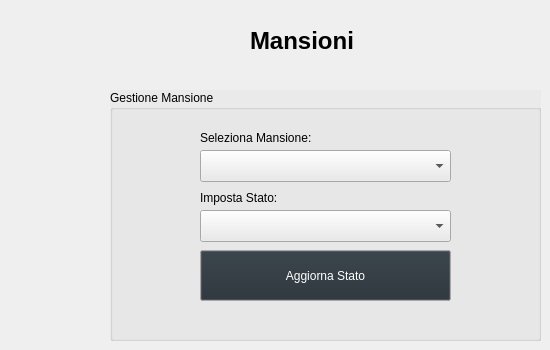
    <widget class="QWidget" name="mansioniPage">
     <widget class="QLabel" name="label_12">
      <property name="geometry">
       <rect>
        <x>250</x>
        <y>20</y>
        <width>111</width>
        <height>41</height>
       </rect>
      </property>
      <property name="palette">
       <palette>
        <active>
         <colorrole role="WindowText">
          <brush brushstyle="SolidPattern">
           <color alpha="255">
            <red>0</red>
            <green>0</green>
            <blue>0</blue>
           </color>
          </brush>
         </colorrole>
         <colorrole role="Text">
          <brush brushstyle="SolidPattern">
           <color alpha="255">
            <red>0</red>
            <green>0</green>
            <blue>0</blue>
           </color>
          </brush>
         </colorrole>
        </active>
        <inactive>
         <colorrole role="WindowText">
          <brush brushstyle="SolidPattern">
           <color alpha="255">
            <red>0</red>
            <green>0</green>
            <blue>0</blue>
           </color>
          </brush>
         </colorrole>
         <colorrole role="Text">
          <brush brushstyle="SolidPattern">
           <color alpha="255">
            <red>0</red>
            <green>0</green>
            <blue>0</blue>
           </color>
          </brush>
         </colorrole>
        </inactive>
        <disabled/>
       </palette>
      </property>
      <property name="font">
       <font>
        <family>Arial</family>
        <pointsize>18</pointsize>
        <bold>true</bold>
       </font>
      </property>
      <property name="text">
       <string>Mansioni</string>
      </property>
     </widget>
     <widget class="QGroupBox" name="grbMansioni">
      <property name="geometry">
       <rect>
        <x>110</x>
        <y>90</y>
        <width>431</width>
        <height>251</height>
       </rect>
      </property>
      <property name="palette">
       <palette>
        <active>
         <colorrole role="WindowText">
          <brush brushstyle="SolidPattern">
           <color alpha="255">
            <red>0</red>
            <green>0</green>
            <blue>0</blue>
           </color>
          </brush>
         </colorrole>
         <colorrole role="Button">
          <brush brushstyle="SolidPattern">
           <color alpha="255">
            <red>234</red>
            <green>234</green>
            <blue>234</blue>
           </color>
          </brush>
         </colorrole>
         <colorrole role="Light">
          <brush brushstyle="SolidPattern">
           <color alpha="255">
            <red>255</red>
            <green>255</green>
            <blue>255</blue>
           </color>
          </brush>
         </colorrole>
         <colorrole role="Midlight">
          <brush brushstyle="SolidPattern">
           <color alpha="255">
            <red>244</red>
            <green>244</green>
            <blue>244</blue>
           </color>
          </brush>
         </colorrole>
         <colorrole role="Dark">
          <brush brushstyle="SolidPattern">
           <color alpha="255">
            <red>117</red>
            <green>117</green>
            <blue>117</blue>
           </color>
          </brush>
         </colorrole>
         <colorrole role="Mid">
          <brush brushstyle="SolidPattern">
           <color alpha="255">
            <red>156</red>
            <green>156</green>
            <blue>156</blue>
           </color>
          </brush>
         </colorrole>
         <colorrole role="Text">
          <brush brushstyle="SolidPattern">
           <color alpha="255">
            <red>0</red>
            <green>0</green>
            <blue>0</blue>
           </color>
          </brush>
         </colorrole>
         <colorrole role="BrightText">
          <brush brushstyle="SolidPattern">
           <color alpha="255">
            <red>255</red>
            <green>255</green>
            <blue>255</blue>
           </color>
          </brush>
         </colorrole>
         <colorrole role="ButtonText">
          <brush brushstyle="SolidPattern">
           <color alpha="255">
            <red>0</red>
            <green>0</green>
            <blue>0</blue>
           </color>
          </brush>
         </colorrole>
         <colorrole role="Base">
          <brush brushstyle="SolidPattern">
           <color alpha="255">
            <red>255</red>
            <green>255</green>
            <blue>255</blue>
           </color>
          </brush>
         </colorrole>
         <colorrole role="Window">
          <brush brushstyle="SolidPattern">
           <color alpha="255">
            <red>234</red>
            <green>234</green>
            <blue>234</blue>
           </color>
          </brush>
         </colorrole>
         <colorrole role="Shadow">
          <brush brushstyle="SolidPattern">
           <color alpha="255">
            <red>0</red>
            <green>0</green>
            <blue>0</blue>
           </color>
          </brush>
         </colorrole>
         <colorrole role="AlternateBase">
          <brush brushstyle="SolidPattern">
           <color alpha="255">
            <red>244</red>
            <green>244</green>
            <blue>244</blue>
           </color>
          </brush>
         </colorrole>
         <colorrole role="ToolTipBase">
          <brush brushstyle="SolidPattern">
           <color alpha="255">
            <red>255</red>
            <green>255</green>
            <blue>220</blue>
           </color>
          </brush>
         </colorrole>
         <colorrole role="ToolTipText">
          <brush brushstyle="SolidPattern">
           <color alpha="255">
            <red>0</red>
            <green>0</green>
            <blue>0</blue>
           </color>
          </brush>
         </colorrole>
         <colorrole role="PlaceholderText">
          <brush brushstyle="SolidPattern">
           <color alpha="127">
            <red>0</red>
            <green>0</green>
            <blue>0</blue>
           </color>
          </brush>
         </colorrole>
         <colorrole role="Accent">
          <brush brushstyle="SolidPattern">
           <color alpha="255">
            <red>255</red>
            <green>255</green>
            <blue>255</blue>
           </color>
          </brush>
         </colorrole>
        </active>
        <inactive>
         <colorrole role="WindowText">
          <brush brushstyle="SolidPattern">
           <color alpha="255">
            <red>0</red>
            <green>0</green>
            <blue>0</blue>
           </color>
          </brush>
         </colorrole>
         <colorrole role="Button">
          <brush brushstyle="SolidPattern">
           <color alpha="255">
            <red>234</red>
            <green>234</green>
            <blue>234</blue>
           </color>
          </brush>
         </colorrole>
         <colorrole role="Light">
          <brush brushstyle="SolidPattern">
           <color alpha="255">
            <red>255</red>
            <green>255</green>
            <blue>255</blue>
           </color>
          </brush>
         </colorrole>
         <colorrole role="Midlight">
          <brush brushstyle="SolidPattern">
           <color alpha="255">
            <red>244</red>
            <green>244</green>
            <blue>244</blue>
           </color>
          </brush>
         </colorrole>
         <colorrole role="Dark">
          <brush brushstyle="SolidPattern">
           <color alpha="255">
            <red>117</red>
            <green>117</green>
            <blue>117</blue>
           </color>
          </brush>
         </colorrole>
         <colorrole role="Mid">
          <brush brushstyle="SolidPattern">
           <color alpha="255">
            <red>156</red>
            <green>156</green>
            <blue>156</blue>
           </color>
          </brush>
         </colorrole>
         <colorrole role="Text">
          <brush brushstyle="SolidPattern">
           <color alpha="255">
            <red>0</red>
            <green>0</green>
            <blue>0</blue>
           </color>
          </brush>
         </colorrole>
         <colorrole role="BrightText">
          <brush brushstyle="SolidPattern">
           <color alpha="255">
            <red>255</red>
            <green>255</green>
            <blue>255</blue>
           </color>
          </brush>
         </colorrole>
         <colorrole role="ButtonText">
          <brush brushstyle="SolidPattern">
           <color alpha="255">
            <red>0</red>
            <green>0</green>
            <blue>0</blue>
           </color>
          </brush>
         </colorrole>
         <colorrole role="Base">
          <brush brushstyle="SolidPattern">
           <color alpha="255">
            <red>255</red>
            <green>255</green>
            <blue>255</blue>
           </color>
          </brush>
         </colorrole>
         <colorrole role="Window">
          <brush brushstyle="SolidPattern">
           <color alpha="255">
            <red>234</red>
            <green>234</green>
            <blue>234</blue>
           </color>
          </brush>
         </colorrole>
         <colorrole role="Shadow">
          <brush brushstyle="SolidPattern">
           <color alpha="255">
            <red>0</red>
            <green>0</green>
            <blue>0</blue>
           </color>
          </brush>
         </colorrole>
         <colorrole role="AlternateBase">
          <brush brushstyle="SolidPattern">
           <color alpha="255">
            <red>244</red>
            <green>244</green>
            <blue>244</blue>
           </color>
          </brush>
         </colorrole>
         <colorrole role="ToolTipBase">
          <brush brushstyle="SolidPattern">
           <color alpha="255">
            <red>255</red>
            <green>255</green>
            <blue>220</blue>
           </color>
          </brush>
         </colorrole>
         <colorrole role="ToolTipText">
          <brush brushstyle="SolidPattern">
           <color alpha="255">
            <red>0</red>
            <green>0</green>
            <blue>0</blue>
           </color>
          </brush>
         </colorrole>
         <colorrole role="PlaceholderText">
          <brush brushstyle="SolidPattern">
           <color alpha="127">
            <red>0</red>
            <green>0</green>
            <blue>0</blue>
           </color>
          </brush>
         </colorrole>
         <colorrole role="Accent">
          <brush brushstyle="SolidPattern">
           <color alpha="255">
            <red>255</red>
            <green>255</green>
            <blue>255</blue>
           </color>
          </brush>
         </colorrole>
        </inactive>
        <disabled>
         <colorrole role="WindowText">
          <brush brushstyle="SolidPattern">
           <color alpha="255">
            <red>117</red>
            <green>117</green>
            <blue>117</blue>
           </color>
          </brush>
         </colorrole>
         <colorrole role="Button">
          <brush brushstyle="SolidPattern">
           <color alpha="255">
            <red>234</red>
            <green>234</green>
            <blue>234</blue>
           </color>
          </brush>
         </colorrole>
         <colorrole role="Light">
          <brush brushstyle="SolidPattern">
           <color alpha="255">
            <red>255</red>
            <green>255</green>
            <blue>255</blue>
           </color>
          </brush>
         </colorrole>
         <colorrole role="Midlight">
          <brush brushstyle="SolidPattern">
           <color alpha="255">
            <red>244</red>
            <green>244</green>
            <blue>244</blue>
           </color>
          </brush>
         </colorrole>
         <colorrole role="Dark">
          <brush brushstyle="SolidPattern">
           <color alpha="255">
            <red>117</red>
            <green>117</green>
            <blue>117</blue>
           </color>
          </brush>
         </colorrole>
         <colorrole role="Mid">
          <brush brushstyle="SolidPattern">
           <color alpha="255">
            <red>156</red>
            <green>156</green>
            <blue>156</blue>
           </color>
          </brush>
         </colorrole>
         <colorrole role="Text">
          <brush brushstyle="SolidPattern">
           <color alpha="255">
            <red>117</red>
            <green>117</green>
            <blue>117</blue>
           </color>
          </brush>
         </colorrole>
         <colorrole role="BrightText">
          <brush brushstyle="SolidPattern">
           <color alpha="255">
            <red>255</red>
            <green>255</green>
            <blue>255</blue>
           </color>
          </brush>
         </colorrole>
         <colorrole role="ButtonText">
          <brush brushstyle="SolidPattern">
           <color alpha="255">
            <red>117</red>
            <green>117</green>
            <blue>117</blue>
           </color>
          </brush>
         </colorrole>
         <colorrole role="Base">
          <brush brushstyle="SolidPattern">
           <color alpha="255">
            <red>234</red>
            <green>234</green>
            <blue>234</blue>
           </color>
          </brush>
         </colorrole>
         <colorrole role="Window">
          <brush brushstyle="SolidPattern">
           <color alpha="255">
            <red>234</red>
            <green>234</green>
            <blue>234</blue>
           </color>
          </brush>
         </colorrole>
         <colorrole role="Shadow">
          <brush brushstyle="SolidPattern">
           <color alpha="255">
            <red>0</red>
            <green>0</green>
            <blue>0</blue>
           </color>
          </brush>
         </colorrole>
         <colorrole role="AlternateBase">
          <brush brushstyle="SolidPattern">
           <color alpha="255">
            <red>234</red>
            <green>234</green>
            <blue>234</blue>
           </color>
          </brush>
         </colorrole>
         <colorrole role="ToolTipBase">
          <brush brushstyle="SolidPattern">
           <color alpha="255">
            <red>255</red>
            <green>255</green>
            <blue>220</blue>
           </color>
          </brush>
         </colorrole>
         <colorrole role="ToolTipText">
          <brush brushstyle="SolidPattern">
           <color alpha="255">
            <red>0</red>
            <green>0</green>
            <blue>0</blue>
           </color>
          </brush>
         </colorrole>
         <colorrole role="PlaceholderText">
          <brush brushstyle="SolidPattern">
           <color alpha="127">
            <red>117</red>
            <green>117</green>
            <blue>117</blue>
           </color>
          </brush>
         </colorrole>
         <colorrole role="Accent">
          <brush brushstyle="SolidPattern">
           <color alpha="255">
            <red>255</red>
            <green>255</green>
            <blue>255</blue>
           </color>
          </brush>
         </colorrole>
        </disabled>
       </palette>
      </property>
      <property name="autoFillBackground">
       <bool>true</bool>
      </property>
      <property name="title">
       <string>Gestione Mansione</string>
      </property>
      <property name="flat">
       <bool>true</bool>
      </property>
      <widget class="QComboBox" name="cmbSelMans">
       <property name="geometry">
        <rect>
         <x>90</x>
         <y>60</y>
         <width>251</width>
         <height>32</height>
        </rect>
       </property>
       <property name="autoFillBackground">
        <bool>true</bool>
       </property>
      </widget>
      <widget class="QLabel" name="label_13">
       <property name="geometry">
        <rect>
         <x>90</x>
         <y>40</y>
         <width>171</width>
         <height>16</height>
        </rect>
       </property>
       <property name="text">
        <string>Seleziona Mansione:</string>
       </property>
      </widget>
      <widget class="QComboBox" name="cmbStatMans">
       <property name="geometry">
        <rect>
         <x>90</x>
         <y>120</y>
         <width>251</width>
         <height>32</height>
        </rect>
       </property>
       <property name="autoFillBackground">
        <bool>true</bool>
       </property>
      </widget>
      <widget class="QLabel" name="label_14">
       <property name="geometry">
        <rect>
         <x>90</x>
         <y>100</y>
         <width>121</width>
         <height>16</height>
        </rect>
       </property>
       <property name="text">
        <string>Imposta Stato:</string>
       </property>
      </widget>
      <widget class="QPushButton" name="btnAggStatMans">
       <property name="geometry">
        <rect>
         <x>90</x>
         <y>160</y>
         <width>251</width>
         <height>51</height>
        </rect>
       </property>
       <property name="palette">
        <palette>
         <active>
          <colorrole role="Button">
           <brush brushstyle="SolidPattern">
            <color alpha="255">
             <red>37</red>
             <green>46</green>
             <blue>53</blue>
            </color>
           </brush>
          </colorrole>
          <colorrole role="ButtonText">
           <brush brushstyle="SolidPattern">
            <color alpha="255">
             <red>255</red>
             <green>255</green>
             <blue>255</blue>
            </color>
           </brush>
          </colorrole>
          <colorrole role="Base">
           <brush brushstyle="SolidPattern">
            <color alpha="255">
             <red>37</red>
             <green>46</green>
             <blue>53</blue>
            </color>
           </brush>
          </colorrole>
         </active>
         <inactive>
          <colorrole role="Button">
           <brush brushstyle="SolidPattern">
            <color alpha="255">
             <red>37</red>
             <green>46</green>
             <blue>53</blue>
            </color>
           </brush>
          </colorrole>
          <colorrole role="ButtonText">
           <brush brushstyle="SolidPattern">
            <color alpha="255">
             <red>255</red>
             <green>255</green>
             <blue>255</blue>
            </color>
           </brush>
          </colorrole>
          <colorrole role="Base">
           <brush brushstyle="SolidPattern">
            <color alpha="255">
             <red>37</red>
             <green>46</green>
             <blue>53</blue>
            </color>
           </brush>
          </colorrole>
         </inactive>
         <disabled>
          <colorrole role="Button">
           <brush brushstyle="SolidPattern">
            <color alpha="255">
             <red>37</red>
             <green>46</green>
             <blue>53</blue>
            </color>
           </brush>
          </colorrole>
         </disabled>
        </palette>
       </property>
       <property name="text">
        <string>Aggiorna Stato</string>
       </property>
      </widget>
     </widget>
     <widget class="QLabel" name="lblNessunaManasione">
      <property name="geometry">
       <rect>
        <x>130</x>
        <y>80</y>
        <width>361</width>
        <height>51</height>
       </rect>
      </property>
      <property name="font">
       <font>
        <family>Arial</family>
        <pointsize>18</pointsize>
        <bold>true</bold>
       </font>
      </property>
      <property name="text">
       <string/>
      </property>
     </widget>
    </widget>
